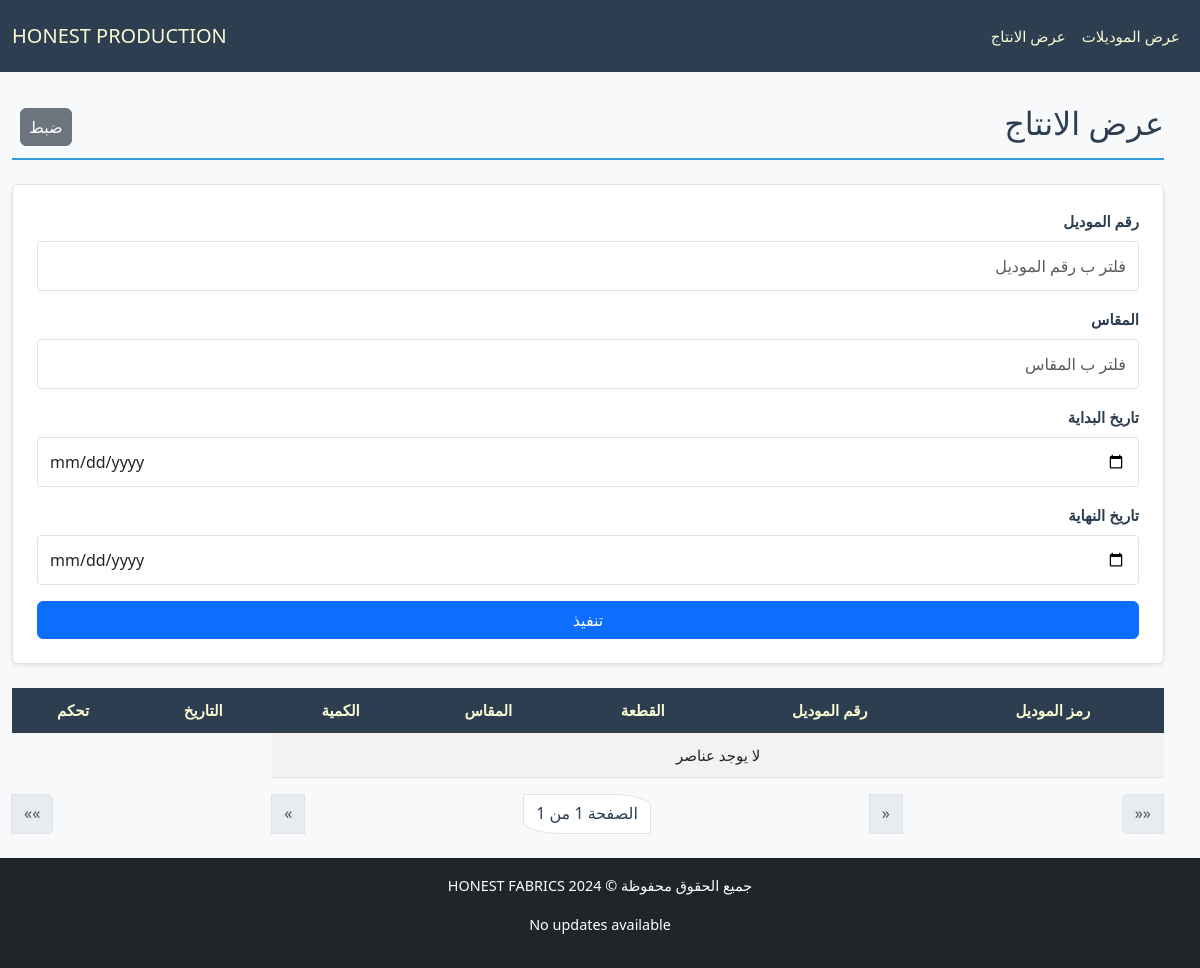
/production/production-list, run on an earlier commit of the app's database.
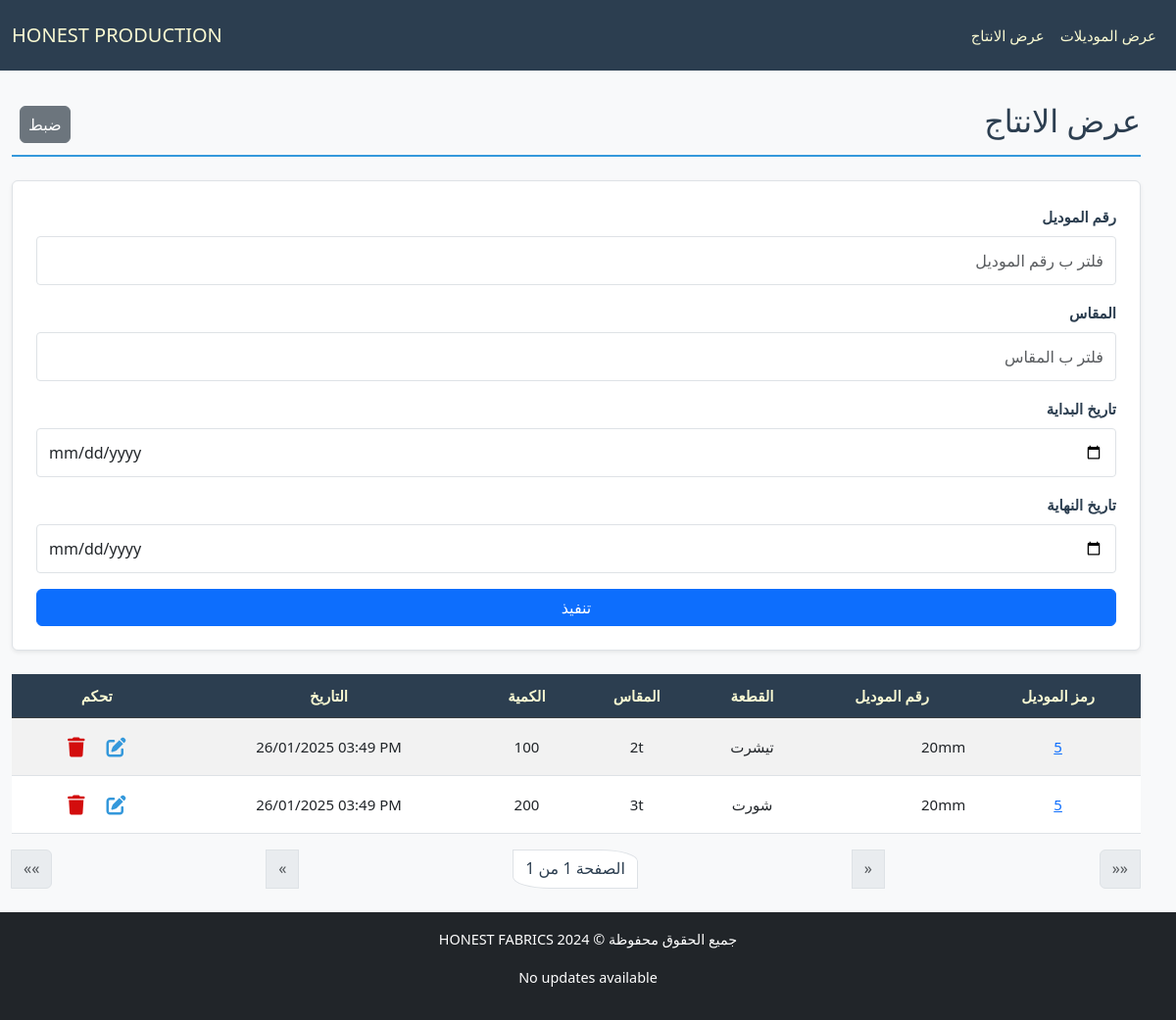
And on a later commit of the database.
### production/models.py (models this page shows, shortened)
class ProductionPiece(models.Model):
    piece = models.ForeignKey(Piece, verbose_name="القطعة", on_delete=models.CASCADE, related_name="productions")
    created_at = models.DateTimeField(verbose_name="تاريخ الإنشاء", default=now)
    used_amount = models.IntegerField(verbose_name="الكمية للانتاج", default=0, blank=True)

class Piece(models.Model):
    model = models.ForeignKey(Model, verbose_name="الموديل", on_delete=models.CASCADE, related_name="pieces")
    type = models.CharField(max_length=50, verbose_name="النوع", blank=True)
    size = models.CharField(max_length=50, verbose_name="المقاس", blank=True)
    available_amount = models.IntegerField(verbose_name="الكمية المتبقية", blank=True, default=0)
    used_amount = models.IntegerField(verbose_name="الكمية المستخدمة", default=0, blank=True)
    class Meta:
        ordering = ['size', 'type']

class Model(models.Model):
    id = models.AutoField(primary_key=True, verbose_name="الرمز")
    model_number = models.CharField(max_length=50, verbose_name="رقم الموديل", unique=True)
    created_at = models.DateTimeField(verbose_name="تاريخ الإنشاء", default=now)
    class Meta:
        ordering = ['-created_at']

### production/views.py (the view)
# urls.py: path('production-list', ProductionListingView.as_view(), name='production_list_view'),
class ProductionListingView(ListView):
    template_name = "production/list_production.html"
    model = ProductionPiece
    paginate_by = 30
    filter_fields = ["model_number", "type", "size", "start_date", "end_date"]
    def parse_date(self, date_str):
        try:
            normalized_date = date_str.replace("\\", "/")
            return datetime.strptime(normalized_date, "%Y-%m-%d")
        except (ValueError, AttributeError):
            return None
    def get_queryset(self):
        queryset = super().get_queryset()
        filters = Q()
        model_number = self.request.GET.get("model_number")
        if model_number:
            filters &= Q(piece__model__model_number__icontains=model_number)
        size = self.request.GET.get("size")
        if size:
            filters &= Q(piece__size__icontains=size)
        type = self.request.GET.get("type")
        if type:
            filters &= Q(piece__type__icontains=type)
        start_date = self.parse_date(self.request.GET.get("start_date"))
        end_date = self.parse_date(self.request.GET.get("end_date"))
        if start_date:
            filters &= Q(created_at__gte=start_date)
        if end_date:
            filters &= Q(created_at__lte=end_date)
        return queryset.filter(filters)
    def get_context_data(self, **kwargs):
        context = super().get_context_data(**kwargs)
        context["filter_fields"] = [
            {"field_name": "model_number", "verbose_name": "رقم الموديل", "value": self.request.GET.get("model_number", "")},
            {"field_name": "size", "verbose_name": "المقاس", "value": self.request.GET.get("size", "")},
            {"field_name": "start_date", "verbose_name": "تاريخ البداية", "value": self.request.GET.get("start_date", "")},
            {"field_name": "end_date", "verbose_name": "تاريخ النهاية", "value": self.request.GET.get("end_date", "")},
        ]
        return context

### production/templates/production/list_production.html (shortened to what this page needs)
{% extends "cloth/layout.html" %}
{% load math_filters %}
{% block home_page %}
<a class="navbar-brand" href="{% url 'model_list_view' %}">HONEST PRODUCTION</a>
{% endblock %}
{% block navbar_links_small %}
{% include "production/nav_links.html" %}
{% endblock %}
{% block body %}
    <div class="pt-4 section-title d-flex justify-content-between align-items-center">
        <h2>عرض الانتاج</h2>
        <div class="ps-2">
            <a href="{% url 'production_list_view' %}" class="px-2 btn btn-secondary">ضبط</a>
        </div>
    </div>
    <form method="get" class="filter-form mb-4 p-4 rounded shadow-sm">
        {% for filter_field in filter_fields %}
        <div class="form-group mb-3">
            <label for="filter_{{ forloop.counter }}" class="form-label">{{ filter_field.verbose_name }}</label>
            <input
                type="{% if filter_field.field_name in 'start_date end_date' %}date{% else %}text{% endif %}"
                id="filter_{{ forloop.counter }}"
                name="{{ filter_field.field_name }}"
                placeholder="فلتر ب {{ filter_field.verbose_name }}"
                class="form-control"
                value="{{ filter_field.value }}">
        </div>
        {% endfor %}
        <button type="submit" class="btn btn-primary w-100">تنفيذ</button>
    </form>
    <div class="table-responsive">
        <table class="table table-striped table-hover">
            <thead class="table-dark">
                <tr>
                    <th>رمز الموديل</th>
                    <th>رقم الموديل</th>
                    <th>القطعة</th>
                    <th>المقاس</th>
                    <th>الكمية</th>
                    <th>التاريخ</th>
                    <th>تحكم</th>
                </tr>
            </thead>
            <tbody>
                {% for production_item in object_list %}
                <tr class="clickable-row" data-detail_url="{% url 'model_detail_view' production_item.piece.model.id %}">
                    <td>
                        <a href="{% url 'model_detail_view' production_item.piece.model.id %}">{{ production_item.piece.model.id }}</a>
                    </td>
                    <td class="text-end">{{ production_item.piece.model.model_number }}</td>
                    <td>{{ production_item.piece.type }}</td>
                    <td>{{ production_item.piece.size }}</td>
                    <td>{{ production_item.used_amount }}</td>
                    <td dir="ltr">{{ production_item.created_at|date:"d/m/Y h:i A" }}</td>
                    <td>
                        <a class="px-2 btn" href="{% url 'productionpiece_edit' production_item.id %}">
                            <i class="fa-solid fa-pen-to-square fa-lg" style="color: #3498db;"></i>
                        </a>
                        <a class="px-2 btn" href="{% url 'productionpiece_delete' production_item.id %}">
                            <i class="fa-solid fa-trash fa-lg" style="color: #d30d0d;"></i></a>
                    </td>
                </tr>
                {% empty %}
                <tr>
                    <td colspan="5" class="text-center">لا يوجد عناصر</td>
                </tr>
                {% endfor %}
            </tbody>
        </table>
    </div>
    <nav aria-label="Page navigation">
        <ul class="pagination justify-content-between">
            <li class="page-item {% if not page_obj.has_next %}disabled{% endif %}">
                {% if page_obj.has_next %}
                <a class="page-link" href="?page={{ page_obj.paginator.num_pages }}{% for key, value in request.GET.items %}{% if key != 'page' %}&{{ key }}={{ value|urlencode }}{% endif %}{% endfor %}" aria-label="Last">
                    <span aria-hidden="true">&laquo;&laquo;</span>
                </a>
                {% else %}
                <span class="page-link" aria-disabled="true">
                    <span aria-hidden="true">&laquo;&laquo;</span>
                </span>
                {% endif %}
            </li>
            <li class="page-item {% if not page_obj.has_next %}disabled{% endif %}">
                {% if page_obj.has_next %}
                <a class="page-link" href="?page={{ page_obj.next_page_number }}{% for key, value in request.GET.items %}{% if key != 'page' %}&{{ key }}={{ value|urlencode }}{% endif %}{% endfor %}" aria-label="Next">
                    <span aria-hidden="true">&laquo;</span>
                </a>
                {% else %}
                <span class="page-link" aria-disabled="true">
                    <span aria-hidden="true">&laquo;</span>
                </span>
                {% endif %}
            </li>
            <li class="page-item pagination_page_li">
                <span class="page-link">الصفحة {{ page_obj.number }} من {{ page_obj.paginator.num_pages }}</span>
            </li>
            <li class="page-item {% if not page_obj.has_previous %}disabled{% endif %}">
                {% if page_obj.has_previous %}
                <a class="page-link" href="?page={{ page_obj.previous_page_number }}{% for key, value in request.GET.items %}{% if key != 'page' %}&{{ key }}={{ value|urlencode }}{% endif %}{% endfor %}" aria-label="Previous">
                    <span aria-hidden="true">&raquo;</span>
                </a>
                {% else %}
                <span class="page-link" aria-disabled="true">
                    <span aria-hidden="true">&raquo;</span>
                </span>
                {% endif %}
            </li>
            <li class="page-item {% if not page_obj.has_previous %}disabled{% endif %}">
                {% if page_obj.has_previous %}
                <a class="page-link" href="?page=1{% for key, value in request.GET.items %}{% if key != 'page' %}&{{ key }}={{ value|urlencode }}{% endif %}{% endfor %}" aria-label="First">
                    <span aria-hidden="true">&raquo;&raquo;</span>
                </a>
                {% else %}
                <span class="page-link" aria-disabled="true">
                    <span aria-hidden="true">&raquo;&raquo;</span>
                </span>
                {% endif %}
            </li>
    </ul>
</nav>
{% endblock body %}

### cloth/templates/cloth/layout.html (shortened to what this page needs)
{% load static %}
<!DOCTYPE html>
<html lang="ar" dir="rtl">
<head>
    <link href="https://cdn.jsdelivr.net/npm/bootstrap@5.3.0/dist/css/bootstrap.min.css" rel="stylesheet">
    <link rel="stylesheet" href="https://cdnjs.cloudflare.com/ajax/libs/font-awesome/6.7.1/css/all.min.css" />
    <link rel="stylesheet" href={% static "cloth/stylexx.css" %}>
</head>
<body>
    <nav id="navbar"  class="navbar bg-body-tertiary fixed-top">
        <div class="container-fluid">
            <div class="d-none d-lg-flex">
                <ul class="navbar-nav me-auto mb-2 mb-lg-0 d-flex flex-row">
                    {% block navbar_links_small %}
                    {% endblock %}
                </ul>
            </div>
            {% block home_page %}
            {% endblock %}
        </div>
    </nav>
    <div class="body-div container">
        {% block body %}{% endblock body %}
    </div>
    <footer class="footer bg-dark text-white text-center py-3">
        <p>جميع الحقوق محفوظة © HONEST FABRICS 2024</p>
        {% if update %}
            <p>Latest update at: {{update}}</p>
        {% else %}
            <p>No updates available</p>
        {% endif %}
    </footer>
</body>
</html>

### production/templates/production/nav_links.html
<li class="p-2 nav-item">
    <a class="nav-link active" aria-current="page" href="{% url 'model_list_view' %}">عرض الموديلات</a>
</li>
<li class="p-2 nav-item">
    <a class="nav-link active" aria-current="page" href="{% url 'production_list_view' %}">عرض الانتاج</a>
</li>

### cloth/static/cloth/stylexx.css (style rules this page uses)
:root { --primary-color: #3498db; --light-blue: #3db1ff5e; --secondary-color: #2c3e50; --success-color: #2ecc71; --danger-color: #e74c3c; --warning-color: #f1c40f; --light-bg: #f8f9fa; --dark-bg: #343a40; --light-text: lightgoldenrodyellow; --golden-text: rgb(255, 255, 0); --border-color: #dee2e6; --white-color: #ffffff; }
ul, div { padding: 0; margin: 0; }
body { background-color: var(--light-bg); margin-top: 80px; margin-inline: 0; font-family: 'Segoe UI', Tahoma, Geneva, Verdana, sans-serif; line-height: 1.6; font-size: 16px; }
.body-div { margin: 2%; max-width: 98%; min-height: 81vh; }
#navbar, #navbar-menu-body { background-color: var(--secondary-color) !important; }
#navbar, #navbar a, #navbar-menu-body, #navbar-menu-body a { color: var(--light-text) !important; }
.section-title { color: var(--secondary-color); border-bottom: 2px solid var(--primary-color); padding-bottom: 0.5rem; margin-bottom: 1.5rem; font-weight: bold; }
.table { border-collapse: separate; border-spacing: 0; border-radius: 8px; width: 100%; }
.table th, .table td { text-align: center; vertical-align: middle; padding: 10px; }
.table-striped tbody tr:nth-of-type(odd) { background-color: var(--light-bg); }
.table-dark th { background-color: var(--secondary-color); color: var(--light-text); }
.table-responsive table th, .table-responsive table td { white-space: nowrap; min-width: fit-content; }
.table-responsive table { width: 100%; table-layout: auto; }
.footer { margin-top: 20px; text-align: center; padding: 1rem; font-size: 0.9rem; }
.filter-form { background-color: var(--white-color); border: 1px solid var(--border-color); border-radius: 8px; padding: 1.5rem; box-shadow: 0 4px 6px rgba(0, 0, 0, 0.1); }
.filter-form .form-group { margin-bottom: 1.5rem; }
.filter-form .form-label { display: block; font-weight: bold; color: var(--secondary-color); margin-bottom: 0.5rem; }
.filter-form .form-control { border: 1px solid var(--border-color); border-radius: 4px; padding: 0.75rem; transition: border-color 0.3s ease, box-shadow 0.3s ease; }
.pagination_page_li span { color: var(--secondary-color); border-top-right-radius: 30%; border-bottom-left-radius: 30%; }
@media (max-width: 1200px) { body { font-size: 15px; } }

What changed in the data, as far as the page shows it:
added ProductionPiece: piece.model.id "5", piece.model.model_number "20mm", piece.type "تيشرت", piece.size "2t", used_amount "100", created_at "26/01/2025 03:49 PM"
added ProductionPiece: piece.model.id "5", piece.model.model_number "20mm", piece.type "شورت", piece.size "3t", used_amount "200", created_at "26/01/2025 03:49 PM"
Also different on the page:
text no longer shown: "لا يوجد عناصر"
